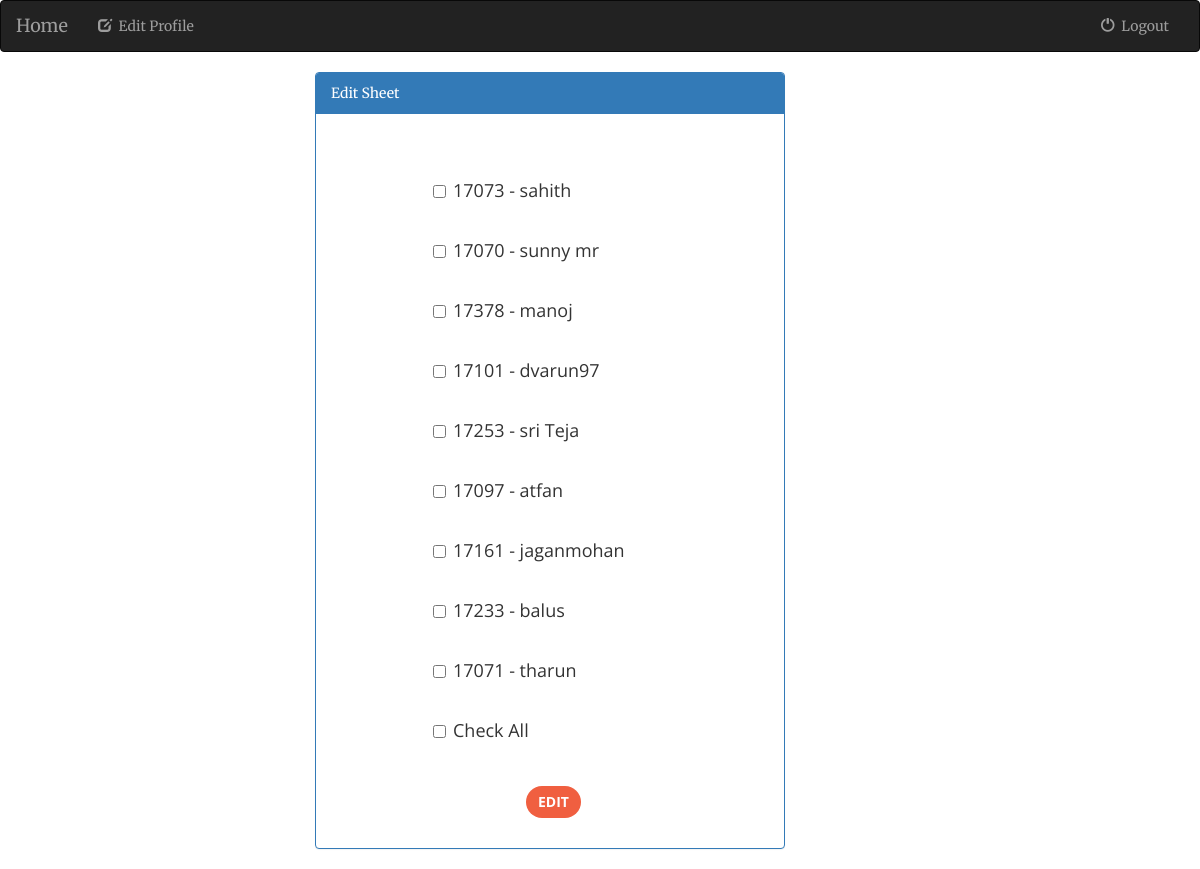
/faculty/editsheet/ (signed in), run on the app's committed database.
### student/models.py (models this page shows, shortened)
class RegisterStudent(models.Model):
    username = models.CharField(max_length=30, unique=True)
    email = models.EmailField(unique=True)
    studid = models.IntegerField(unique=True)
    password = models.CharField(max_length=20)
    bluetooth_addr = models.CharField(max_length=30, unique=True)
    approval = models.BooleanField(default=False)

### faculty/views.py (the view)
def editsheet(request):
    if 'id' in request.session:
        faculty = Register.objects.get(pk=request.session['id'])
        faculty = Register.objects.get(pk=request.session['id'])
        all_students = StudentCourses.objects.filter(course=faculty.course, studentid__approval=True)
        students = Attendance_sheet.objects.filter(course=faculty.course, date=date.today())
        dict = {}
        pdict = {}
        f = 0
        for i in all_students:
            f = 0
            for j in students:
                if i.studentid.studid == j.sid:
                    f = 1
            if f == 1:
                pdict[i.studentid.studid] = i.studentid.username
            else:
                dict[i.studentid.studid] = i.studentid.username
        return render(request, 'faculty/editsheet.html', {'dict': dict, 'pdict': pdict})
    else:
        return redirect('faculty:flogin')

### faculty/templates/faculty/editsheet.html (shortened to what this page needs)
{% extends 'faculty/base.html' %}
{% block body %}
<div class="col-md-5 col-md-offset-3">
        <div class="panel panel-primary">
            <div class="panel-heading">
                Edit Sheet
            </div>
            <div class="panel-body">
                <form class="form-horizontal" role="form" action="{% url 'faculty:view' %}"  method="post" enctype="multipart/form-data">
                    <fieldset>
                        <div class="form-group">
                            <div class="col-md-offset-2">
                            </div>
                        </div>
                        <div class="form-group">
                            <div class="checkbox col-md-offset-3">
                                {% for key,value in dict.items %}
                                    <h4><label><input type="checkbox" class="check" value="{{ key }}"  name="sid">{{ key }} - {{ value }}</label></h4><br>
                                {% endfor %}
                                    <h4><label><input type="checkbox" class="check" id="checkAll">Check All</label></h4>
                            <br>
                            </div>
                        </div>
                         <div class="form-group">
                            <div class="col-md-8 col-md-offset-5">
                                <button type="submit" class="btn btn-primary">
                                    Edit
                                </button>
                            </div>
                        </div>
                    </fieldset>
                </form>
            </div>
        </div>
    </div>
{% endblock %}

### data on the page
RegisterStudent: dict "sahith"
RegisterStudent: dict "sunny mr"
RegisterStudent: dict "manoj"
RegisterStudent: dict "dvarun97"
RegisterStudent: dict "sri Teja"
RegisterStudent: dict "atfan"
RegisterStudent: dict "jaganmohan"
RegisterStudent: dict "balus"
RegisterStudent: dict "tharun"

### other printed values
{{ key }} "17073" "17070" "17378" "17101" "17253" "17097" "17161" "17233" "17071"
